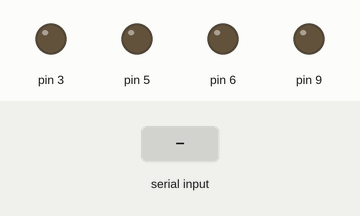
Bench run of a sketch on a simulated Arduino Uno, built with avr-gcc and run on an emulated ATmega328P. Parts: output pins drawn as LEDs (lit = HIGH). The inputs (shaded band) are chosen by the test bench.

Above: at 1.2 s.
1.3 s: "u" received over Serial
At 2.2 s:
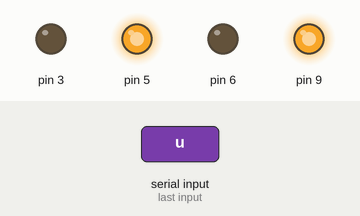
2.8 s: "d" received over Serial
At 3.4 s:
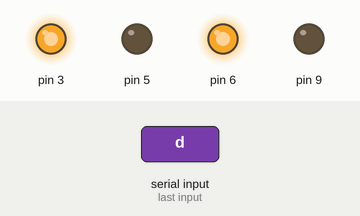
4.3 s: "r" received over Serial
At 5.5 s:
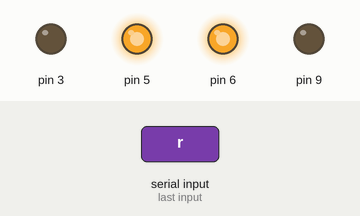
5.8 s: "l" received over Serial
At 6.8 s:
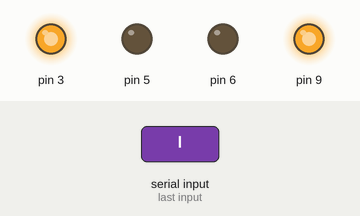
Timing chart, 0 to 8.3 s (numbered marks = the images above; inputs shaded):
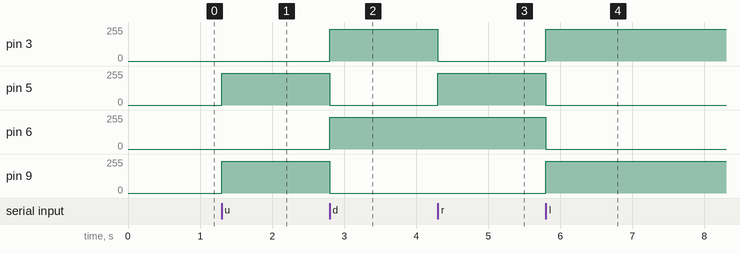

The sketch:

index.ino
```cpp
#define SPEED_ENGINE 240
#define STOP_ENGINE 0

void run(int leftForwardValue, int leftBackValue, int rightForwardValue, int rightBackValue){
  analogWrite(3, leftForwardValue);
  analogWrite(6, rightForwardValue);
  analogWrite(5, leftBackValue);
  analogWrite(9, rightBackValue);
}

void setup(){
  Serial.begin(9600);
}

void loop(){
  if(Serial.available()){
    switch(Serial.read()){
      case 'u':
        run(STOP_ENGINE, SPEED_ENGINE, STOP_ENGINE, SPEED_ENGINE);
        break;
      case 'd':
        run(SPEED_ENGINE, STOP_ENGINE, SPEED_ENGINE, STOP_ENGINE);
        break;
      case 'r':
        run(STOP_ENGINE, SPEED_ENGINE, SPEED_ENGINE, STOP_ENGINE);
        break;
      case 'l':
        run(SPEED_ENGINE, STOP_ENGINE, STOP_ENGINE, SPEED_ENGINE);
        break;
      default:
        run(STOP_ENGINE, STOP_ENGINE, STOP_ENGINE, STOP_ENGINE);
    }
  }
}
```

Measured:
- after the input at 1.3 s, pin 5, pin 9: 0/255 → 240/255 at once
- after the input at 2.8 s, pin 3, pin 6: 0/255 → 240/255 at once; pin 5, pin 9: 240/255 → 0/255 at once
- after the input at 4.3 s, pin 3: 240/255 → 0/255 at once; pin 5: 0/255 → 240/255 at once
- after the input at 5.8 s, pin 3, pin 9: 0/255 → 240/255 at once; pin 5, pin 6: 240/255 → 0/255 at once
